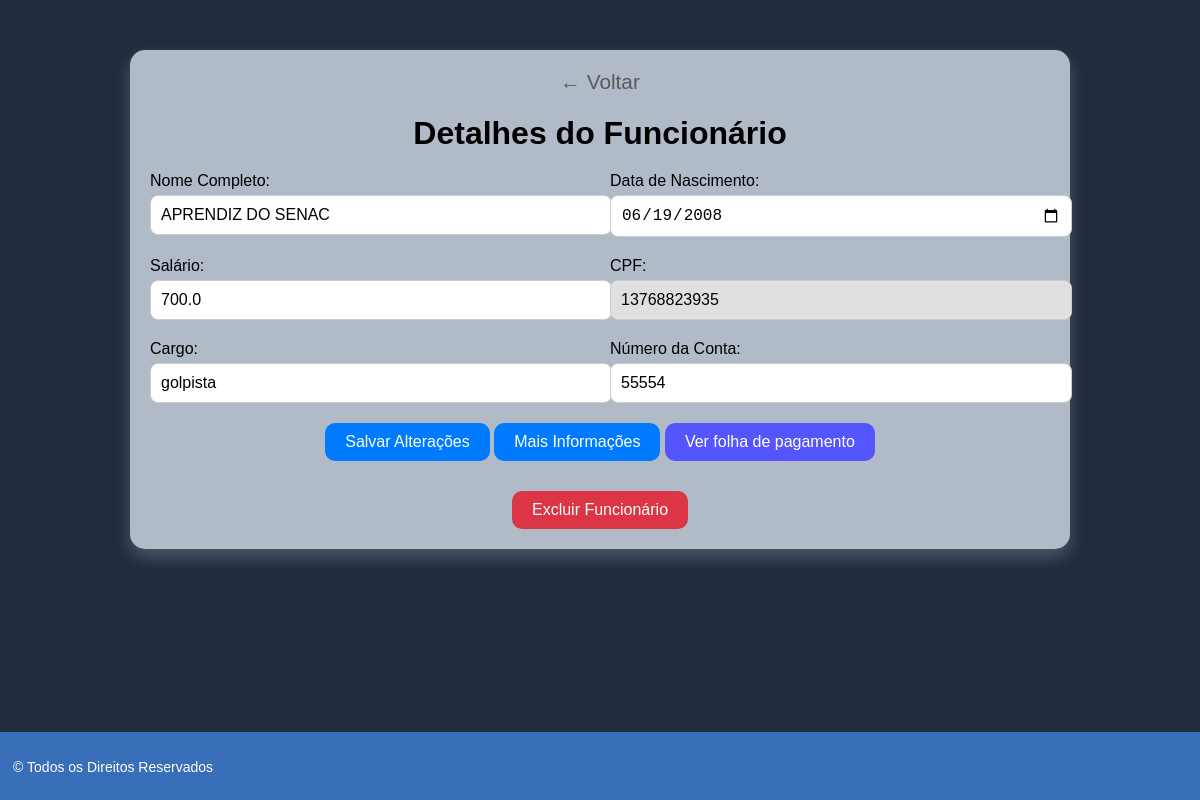
The page /funcionario/20 on the database its author committed.
### tables this page shows
CREATE TABLE funcionarios (
            id INTEGER PRIMARY KEY AUTOINCREMENT,
            nome_completo TEXT NOT NULL,
            data_nascimento TEXT NOT NULL,
            salario REAL NOT NULL,
            cpf TEXT UNIQUE NOT NULL,
            cargo TEXT NOT NULL,
            numero_conta TEXT NOT NULL
        , horas_trabalhadas REAL DEFAULT 0, vale_transporte REAL DEFAULT 0, irrf REAL DEFAULT 0, inss REAL DEFAULT 0, vale_alimentacao REAL DEFAULT 0, horas_extras REAL DEFAULT 0);

### app.py (the view, shortened to what this page needs)
@app.route('/funcionario/<int:id>', methods=['GET', 'POST'])
def visualizar_funcionario(id):
    conn = sqlite3.connect('payzen.db')
    conn.row_factory = sqlite3.Row
    cursor = conn.cursor()
    cursor.execute('SELECT * FROM funcionarios WHERE id = ?', (id,))
    funcionario = cursor.fetchone()
    if not funcionario:
        conn.close()
        return "Funcionário não encontrado", 404
    conn.close()
    return render_template('visualizar_funcionario.html', funcionario=funcionario)

### templates/visualizar_funcionario.html (shortened to what this page needs)
<!DOCTYPE html>
<html lang="pt-br">
<head>
    <link rel="stylesheet" href="{{ url_for('static', filename='style_visualizar.css') }}">
</head>
<body>
    <div class="container">
        <a href="{{ url_for('busca_funcionario') }}" class="voltar">← Voltar</a>
        <h1>Detalhes do Funcionário</h1>
        <form action="/funcionario/{{ funcionario['id'] }}" method="post" class="formulario">
            <div class="input-group">
                <label for="nome_completo">Nome Completo:</label>
                <input type="text" name="nome_completo" id="nome_completo" value="{{ funcionario['nome_completo'] }}" required>
            </div>
            <div class="input-group">
                <label for="data_nascimento">Data de Nascimento:</label>
                <input type="date" name="data_nascimento" id="data_nascimento" value="{{ funcionario['data_nascimento'] }}" required>
            </div>
            <div class="input-group">
                <label for="salario">Salário:</label>
                <input type="number" name="salario" id="salario" value="{{ funcionario['salario'] }}" required>
            </div>
            <div class="input-group">
                <label for="cpf">CPF:</label>
                <input type="text" name="cpf" id="cpf" value="{{ funcionario['cpf'] }}" readonly>
            </div>
            <div class="input-group">
                <label for="cargo">Cargo:</label>
                <input type="text" name="cargo" id="cargo" value="{{ funcionario['cargo'] }}" required>
            </div>
            <div class="input-group">
                <label for="numero_conta">Número da Conta:</label>
                <input type="text" name="numero_conta" id="numero_conta" value="{{ funcionario['numero_conta'] }}" required>
            </div>
            <div class="form-buttons">
                <button type="submit" class="btn">Salvar Alterações</button>
                <button type="button" class="btn" onclick="window.location.href='{{ url_for('mais_informacoes', id=funcionario.id) }}'">
                    Mais Informações
                </button>
                <button class="folha_pagamento_button">
                    <a href="{{ url_for('visualizar_folha_pagamento_funcionario', id=funcionario['id']) }}">Ver folha de pagamento</a>
                </button>
            </div>
        </form>
        <form action="/excluir/{{ funcionario['id'] }}" method="post" class="form-excluir">
            <button type="submit" class="btn-excluir">Excluir Funcionário</button>
        </form>
    </div>
  <footer>
    <p>ㅤ&copy; Todos os Direitos Reservados</p>
</footer>
</body>
</html>

### static/style_visualizar.css (style rules this page uses)
body { background-color: #222c41; font-family: Arial, sans-serif; margin: 0; padding: 0; color: #fff; }
.container { max-width: 900px; margin: 50px auto; background-color:#b1bac7; padding: 20px; border-radius: 15px; box-shadow: 0 8px 16px rgba(255, 255, 255, 0.2); text-align: center; }
h1 { color: #000; font-size: 2rem; margin-bottom: 20px; }
.formulario { display: grid; grid-template-columns: 1fr 1fr; gap: 20px; margin-bottom: 20px; }
.input-group { display: flex; flex-direction: column; align-items: flex-start; }
label { font-size: 1rem; color: #000; margin-bottom: 5px; }
input { width: 100%; padding: 10px; border-radius: 8px; border: 1px solid #ccc; font-size: 1rem; outline: none; }
input[readonly] { background-color: #e0e0e0; cursor: not-allowed; }
.form-buttons { grid-column: span 2; text-align: center; }
button { padding: 10px 20px; font-size: 1rem; border-radius: 10px; border: none; cursor: pointer; transition: background-color 0.3s ease; }
.btn { background-color: #007bff; color: #fff; }
.btn-excluir { background-color: #dc3545; color: #fff; margin-top: 10px; }
.voltar { margin-bottom: 20px; color: #5a5a5a; text-decoration: none; font-size: 1.3rem; text-decoration: solid; text-align: left; }
footer { margin-top: 20px; text-align: center; font-size: 0.9rem; color: #fffdfd; }
.folha_pagamento_button { background-color: rgb(85, 85, 253); color: white; border: none; padding: 10px 20px; cursor: pointer; }
.folha_pagamento_button a { text-decoration: none; color: white; }
footer { position: absolute; bottom: 0; width: 100%; background-color:#396eb8; padding: 10px 0; display: flex; justify-content: space-between; align-items: center; color: white; font-size: 14px; }

### rows shown on the page
funcionarios: nome_completo "APRENDIZ DO SENAC", data_nascimento "06/19/2008", salario "700.0", cpf "13768823935", cargo "golpista", numero_conta "55554"
